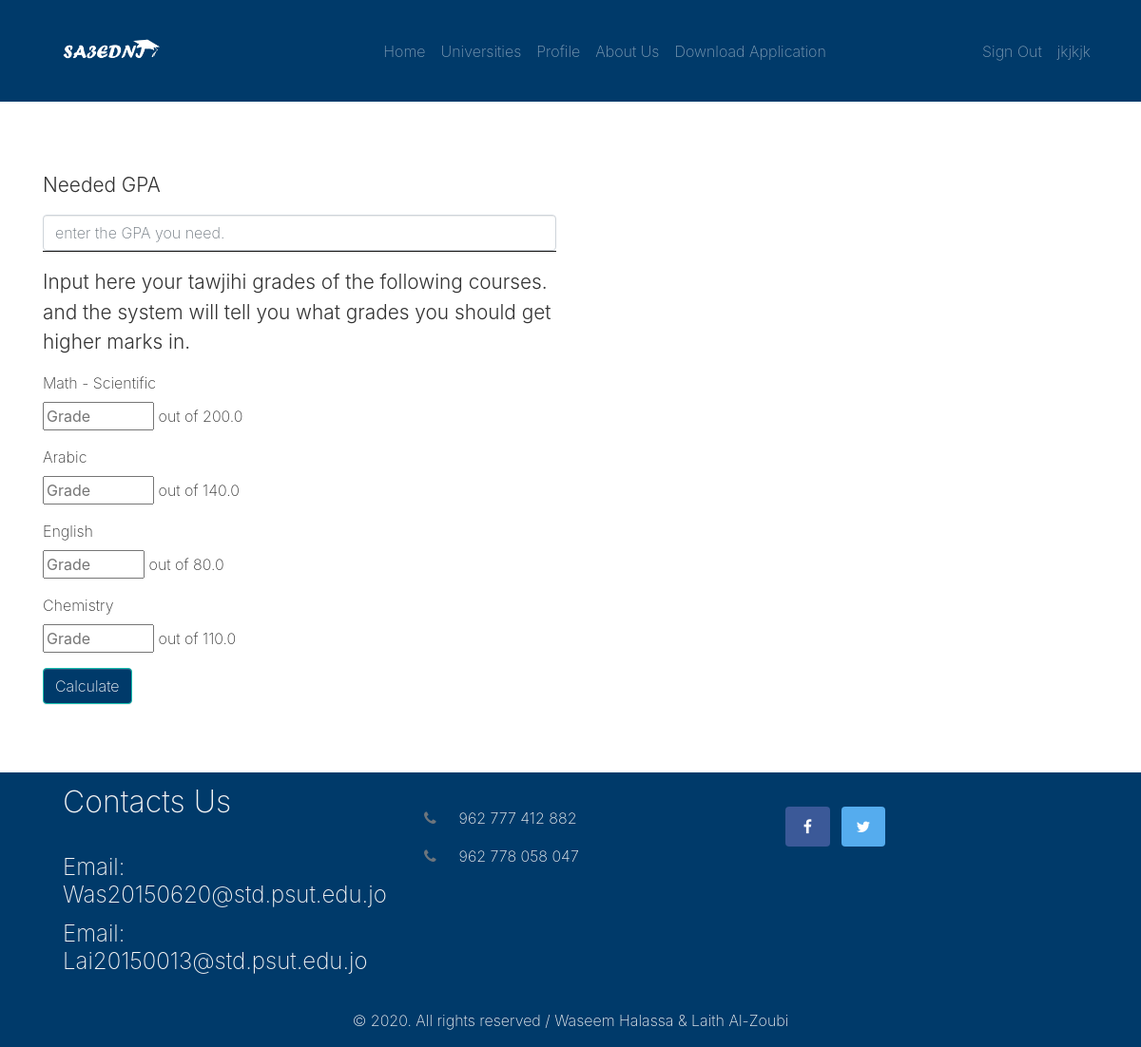
The page /calculator (signed in) on the database as committed earlier.
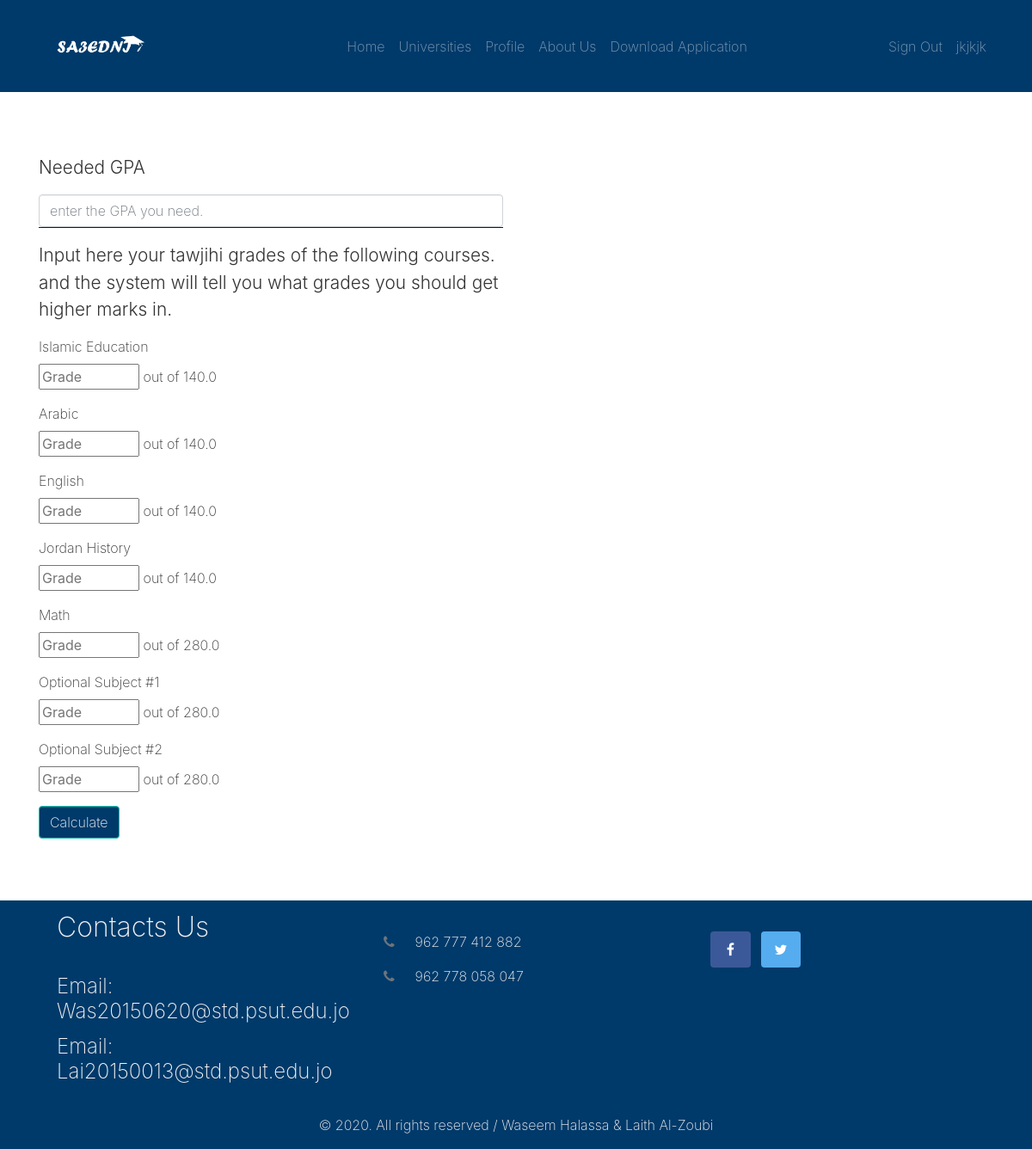
The same page on the database as committed later.
### sa3edniApp/models.py (models this page shows)
class Student(models.Model):
    fName = models.CharField(max_length=20)
    lName = models.CharField(max_length=20)
    password = models.CharField(max_length=100)
    email = models.EmailField(primary_key=True)
    streamsOptions = [
        ("Scientific","Scientific"),
        ("Literature","Literature")
    ]
    stream = models.CharField(max_length=25, choices=streamsOptions)
    activated = models.BooleanField(default=False)

class Subject(models.Model):
    name = models.CharField(max_length=20, primary_key=True)
    maxGrade = models.FloatField()
    streamsOptions = [
        ("Scientific","Scientific"),
        ("Literature","Literature"),
        ("Any","Any")
    ]
    stream = models.CharField(max_length=25, choices=streamsOptions)

### sa3edniApp/views.py (the view)
# urls.py: path('calculator', views.calculator),
def calculator(request):
    if "id" not in request.session:
        return redirect("/signin")
    email = request.session["id"]
    student = Student.objects.get(pk = email)
    stream = student.stream
    subjects = Subject.objects.filter(stream = stream) | Subject.objects.filter(stream = "Any")
    total = 0
    studentTotal = 0
    data = {
        "courses": subjects
    }
    if request.method == "POST":
        grades = []
        belowAVG = []
        neededGPA = float(request.POST["neededGPA"])
        for subject in subjects:
            total += subject.maxGrade
            grade = float(request.POST[subject.name])
            studentTotal += grade
            avg = (100*grade) / subject.maxGrade
            grades.append({
                "subject": subject.name,
                "grade": grade,
                "maxGrade": subject.maxGrade,
                "avg": avg,
                "modified": False
            })
            if avg <= neededGPA:
                belowAVG.append(grades[-1])
            grades = sorted(grades, key = lambda i: i['avg'])
        avg = (100/total) * studentTotal
        if neededGPA <= avg:
            return render(request, "gpacalculator.html", data)
        neededTotal = neededGPA / 100  * total
        neededTotal -= studentTotal
        neededGradesPerSubject = math.ceil(neededTotal/len(belowAVG))
        for i in belowAVG:
            i["grade"] += neededGradesPerSubject
            i["modified"] = True
        data["neededTotal"] = neededTotal
        data["currentGPA"] = "{:.2f}".format((100/total) * studentTotal)
        data["newGPA"] = 100/(total) * (studentTotal + neededTotal)
        data["modifiedCourses"] = belowAVG
        data ["results"] = True
        return render(request, "gpacalculator.html", data)
    else:
        return render(request,"gpacalculator.html", data)

### sa3edniApp/templates/gpacalculator.html (shortened to what this page needs)
{% extends 'template.html'%}
{% block content%}
<div class="py-5" >
    <div class="container">
      <div class="row">
        <div class="col-md-6">
          <p class="lead">Needed GPA&nbsp;</p>
          <form class="" action="/calculator" method="POST">
            <div class="form-group border-bottom border-dark"> <input type="number" min=50 max=100 class="form-control" placeholder="enter the GPA you need." required="required" name="neededGPA"> </div>
            <p class="lead">Input here your tawjihi grades of the following courses. and the system will tell you what grades you should get higher marks in.</p>
            {% for course in courses %}
                <div class="form-group"> <label>{{course.name}}</label>
                <input min="0" type="number" max="{{course.maxGrade}}" name="{{course.name}}" placeholder="Grade" required="required"> out of {{course.maxGrade}}</div>
            {% endfor %}
            <button type="submit" class="btn btn-primary">Calculate</button>
          </form>
        </div>
      </div>
    </div>
  </div>
{% endblock %}

### sa3edniApp/templates/template.html (shortened to what this page needs)
<!DOCTYPE html>
<html>
<head>
  <link rel="stylesheet" href="https://cdnjs.cloudflare.com/ajax/libs/font-awesome/4.7.0/css/font-awesome.min.css" type="text/css">
  <link rel="stylesheet" href="/static/style.css">
</head>
<body>
  <nav class="navbar navbar-expand-md navbar-dark bg-primary">
    <div class="container">
      <a class="navbar-brand" href="/">
          <img src="static/LOGO.png" alt="" style="width:130px;">
      <div class="collapse navbar-collapse" id="navbar19">
        <ul class="navbar-nav mx-auto text-capitalize shadow-none">
          <li class="nav-item"> <a class="nav-link" href="/">Home</a> </li>
          <li class="nav-item"> <a class="nav-link" href="/unis">Universities</a> </li>
          {% if request.session.id %}
          <li class="nav-item"> <a class="nav-link" href="/profile">Profile</a> </li>
          {% endif %}
          <li class="nav-item"> <a class="nav-link" href="/about">About Us</a> </li>
          <li class="nav-item"> <a class="nav-link" href="/download">Download Application</a> </li>
      	</ul>
        <ul class="navbar-nav">
          {% if request.session.id %}
          <li class="nav-item"><a class="nav-link" href="/signout">Sign Out</a></li>
          <li class="nav-item"> <a class="nav-link" href="/profile">{{request.session.name}}</a> </li>
          {% else %}
          <li class="nav-item"><a class="nav-link" href="/signup">Sign Up</a></li>
          <li class="nav-item"><a class="nav-link" href="/signin">Sign In</a></li>
          {% endif %}
        </ul>
    </div>
  </nav>
  {% block content %}
  {% endblock %}
  <body >
  <div class="text-light" style="	background-image: linear-gradient(to bottom, rgb(0, 58, 106), rgb(0, 58, 106));	background-position: top left;	background-size: 100%;	background-repeat: repeat;">
    <div class="container">
      <div class="row">
        <div class="col-md-4 px-4">
          <h2 class="mb-4 pt-2">Contacts Us</h2>
          <h4 class="">Email: Was20150620@std.psut.edu.jo</h4>
          <h4 class="">Email: Lai20150013@std.psut.edu.jo</h4>
        </div>
        <div class="p-4 col-md-4">
          <p> <a href="#" class="text-dark">
              <i class="fa d-inline mr-3 text-muted fa-phone"></i></a>962 777 412 882</p>
          <p> <a href="#" class="text-dark">
              <i class="fa d-inline mr-3 text-muted fa-phone"></i></a>962 778 058 047</p>
        </div>
        <div class="p-4 col-md-4">
          <a class="btn text-white mr-2" href="#" style="background:#3b5998" target="_blank"><i class="fa fa-facebook fa-fw fa-1x py-1"></i></a><a class="btn text-white px-2" href="#" style="background:#55acee" target="_blank"><i class="fa fa-twitter fa-fw fa-1x py-1"></i></a>
        </div>
      </div>
      <div class="row">
        <div class="col-md-12 mt-3">
          <p class="text-center">© 2020. All rights reserved / Waseem Halassa &amp; Laith Al-Zoubi</p>
        </div>
      </div>
    </div>
  </div>
</body>
</html>

Rows that differ between the two databases and show on the page:
removed Subject: name "Math - Scientific", maxGrade "200.0"
removed Subject: name "Chemistry", maxGrade "110.0"
added Subject: name "Islamic Education", maxGrade "140.0"
changed Subject "English": maxGrade "80.0" → "140.0"
added Subject: name "Jordan History", maxGrade "140.0"
added Subject: name "Math", maxGrade "280.0"
added Subject: name "Optional Subject #1", maxGrade "280.0"
added Subject: name "Optional Subject #2", maxGrade "280.0"
